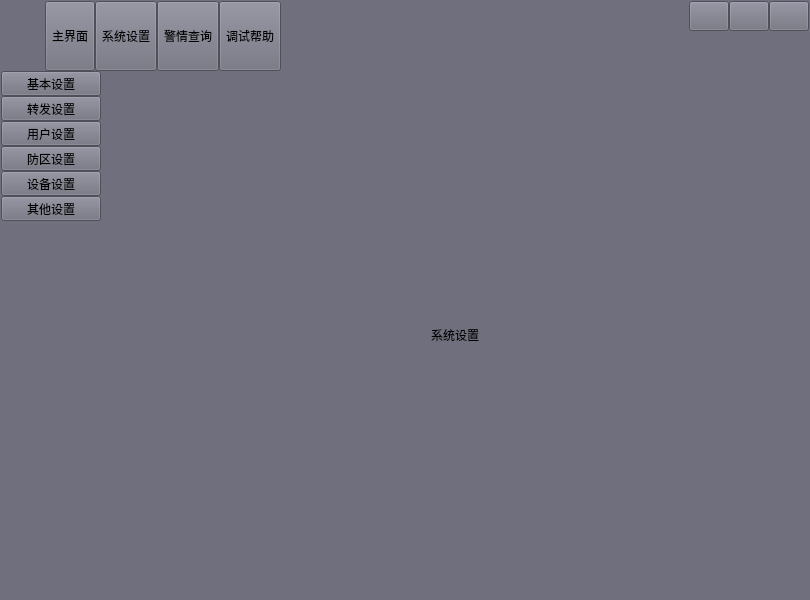
<?xml version="1.0" encoding="UTF-8"?>
<ui version="4.0">
 <class>UIDemo08</class>
 <widget class="QWidget" name="UIDemo08">
  <property name="geometry">
   <rect>
    <x>0</x>
    <y>0</y>
    <width>810</width>
    <height>600</height>
   </rect>
  </property>
  <property name="windowTitle">
   <string>Dialog</string>
  </property>
  <property name="styleSheet">
   <string notr="true">      QWidget {
			 background-color:rgb(111,111,125);
        }</string>
  </property>
  <property name="sizeGripEnabled" stdset="0">
   <bool>false</bool>
  </property>
  <layout class="QVBoxLayout" name="verticalLayout">
   <property name="spacing">
    <number>0</number>
   </property>
   <property name="leftMargin">
    <number>1</number>
   </property>
   <property name="topMargin">
    <number>1</number>
   </property>
   <property name="rightMargin">
    <number>1</number>
   </property>
   <property name="bottomMargin">
    <number>1</number>
   </property>
   <item>
    <widget class="QWidget" name="widgetTitle" native="true">
     <property name="sizePolicy">
      <sizepolicy hsizetype="Preferred" vsizetype="Fixed">
       <horstretch>0</horstretch>
       <verstretch>0</verstretch>
      </sizepolicy>
     </property>
     <layout class="QHBoxLayout" name="horizontalLayout_2">
      <property name="spacing">
       <number>10</number>
      </property>
      <property name="leftMargin">
       <number>10</number>
      </property>
      <property name="topMargin">
       <number>0</number>
      </property>
      <property name="rightMargin">
       <number>0</number>
      </property>
      <property name="bottomMargin">
       <number>0</number>
      </property>
      <item>
       <widget class="QLabel" name="labIco">
        <property name="text">
         <string/>
        </property>
        <property name="alignment">
         <set>Qt::AlignCenter</set>
        </property>
       </widget>
      </item>
      <item>
       <widget class="QLabel" name="labTitle">
        <property name="styleSheet">
         <string notr="true"/>
        </property>
        <property name="text">
         <string/>
        </property>
        <property name="alignment">
         <set>Qt::AlignLeading|Qt::AlignLeft|Qt::AlignVCenter</set>
        </property>
       </widget>
      </item>
      <item>
       <widget class="QWidget" name="widgetTop" native="true">
        <layout class="QHBoxLayout" name="horizontalLayout_3">
         <property name="spacing">
          <number>0</number>
         </property>
         <property name="leftMargin">
          <number>0</number>
         </property>
         <property name="topMargin">
          <number>0</number>
         </property>
         <property name="rightMargin">
          <number>0</number>
         </property>
         <property name="bottomMargin">
          <number>0</number>
         </property>
         <item>
          <widget class="QToolButton" name="btnMain">
           <property name="sizePolicy">
            <sizepolicy hsizetype="Fixed" vsizetype="Expanding">
             <horstretch>0</horstretch>
             <verstretch>0</verstretch>
            </sizepolicy>
           </property>
           <property name="text">
            <string>主界面</string>
           </property>
           <property name="icon">
            <iconset>
             <normaloff>:/image/main_main.png</normaloff>:/image/main_main.png</iconset>
           </property>
           <property name="toolButtonStyle">
            <enum>Qt::ToolButtonTextUnderIcon</enum>
           </property>
          </widget>
         </item>
         <item>
          <widget class="QToolButton" name="btnConfig">
           <property name="sizePolicy">
            <sizepolicy hsizetype="Fixed" vsizetype="Expanding">
             <horstretch>0</horstretch>
             <verstretch>0</verstretch>
            </sizepolicy>
           </property>
           <property name="text">
            <string>系统设置</string>
           </property>
           <property name="icon">
            <iconset resource="ImageSource.qrc">
             <normaloff>:/image/main_config.png</normaloff>:/image/main_config.png</iconset>
           </property>
           <property name="toolButtonStyle">
            <enum>Qt::ToolButtonTextUnderIcon</enum>
           </property>
          </widget>
         </item>
         <item>
          <widget class="QToolButton" name="btnData">
           <property name="sizePolicy">
            <sizepolicy hsizetype="Fixed" vsizetype="Expanding">
             <horstretch>0</horstretch>
             <verstretch>0</verstretch>
            </sizepolicy>
           </property>
           <property name="text">
            <string>警情查询</string>
           </property>
           <property name="icon">
            <iconset>
             <normaloff>:/image/main_data.png</normaloff>:/image/main_data.png</iconset>
           </property>
           <property name="checked">
            <bool>false</bool>
           </property>
           <property name="toolButtonStyle">
            <enum>Qt::ToolButtonTextUnderIcon</enum>
           </property>
          </widget>
         </item>
         <item>
          <widget class="QToolButton" name="btnHelp">
           <property name="sizePolicy">
            <sizepolicy hsizetype="Fixed" vsizetype="Expanding">
             <horstretch>0</horstretch>
             <verstretch>0</verstretch>
            </sizepolicy>
           </property>
           <property name="styleSheet">
            <string notr="true"/>
           </property>
           <property name="text">
            <string>调试帮助</string>
           </property>
           <property name="icon">
            <iconset>
             <normaloff>:/image/main_person.png</normaloff>:/image/main_person.png</iconset>
           </property>
           <property name="toolButtonStyle">
            <enum>Qt::ToolButtonTextUnderIcon</enum>
           </property>
          </widget>
         </item>
        </layout>
       </widget>
      </item>
      <item>
       <spacer name="horizontalSpacer">
        <property name="orientation">
         <enum>Qt::Horizontal</enum>
        </property>
        <property name="sizeHint" stdset="0">
         <size>
          <width>40</width>
          <height>20</height>
         </size>
        </property>
       </spacer>
      </item>
      <item>
       <widget class="QWidget" name="widgetMenu" native="true">
        <layout class="QGridLayout" name="gridLayout_2">
         <property name="leftMargin">
          <number>0</number>
         </property>
         <property name="topMargin">
          <number>0</number>
         </property>
         <property name="rightMargin">
          <number>0</number>
         </property>
         <property name="bottomMargin">
          <number>0</number>
         </property>
         <property name="spacing">
          <number>0</number>
         </property>
         <item row="1" column="1" colspan="3">
          <spacer name="verticalSpacer">
           <property name="orientation">
            <enum>Qt::Vertical</enum>
           </property>
           <property name="sizeHint" stdset="0">
            <size>
             <width>20</width>
             <height>40</height>
            </size>
           </property>
          </spacer>
         </item>
         <item row="0" column="1">
          <widget class="QPushButton" name="btnMenu_Min">
           <property name="sizePolicy">
            <sizepolicy hsizetype="Minimum" vsizetype="Expanding">
             <horstretch>0</horstretch>
             <verstretch>0</verstretch>
            </sizepolicy>
           </property>
           <property name="minimumSize">
            <size>
             <width>30</width>
             <height>30</height>
            </size>
           </property>
           <property name="cursor">
            <cursorShape>ArrowCursor</cursorShape>
           </property>
           <property name="focusPolicy">
            <enum>Qt::NoFocus</enum>
           </property>
           <property name="toolTip">
            <string>最小化</string>
           </property>
           <property name="text">
            <string/>
           </property>
          </widget>
         </item>
         <item row="0" column="3">
          <widget class="QPushButton" name="btnMenu_Close">
           <property name="sizePolicy">
            <sizepolicy hsizetype="Minimum" vsizetype="Expanding">
             <horstretch>0</horstretch>
             <verstretch>0</verstretch>
            </sizepolicy>
           </property>
           <property name="minimumSize">
            <size>
             <width>30</width>
             <height>30</height>
            </size>
           </property>
           <property name="cursor">
            <cursorShape>ArrowCursor</cursorShape>
           </property>
           <property name="focusPolicy">
            <enum>Qt::NoFocus</enum>
           </property>
           <property name="toolTip">
            <string>关闭</string>
           </property>
           <property name="text">
            <string/>
           </property>
          </widget>
         </item>
         <item row="0" column="2">
          <widget class="QPushButton" name="btnMenu_Max">
           <property name="sizePolicy">
            <sizepolicy hsizetype="Minimum" vsizetype="Expanding">
             <horstretch>0</horstretch>
             <verstretch>0</verstretch>
            </sizepolicy>
           </property>
           <property name="minimumSize">
            <size>
             <width>30</width>
             <height>30</height>
            </size>
           </property>
           <property name="focusPolicy">
            <enum>Qt::NoFocus</enum>
           </property>
           <property name="text">
            <string/>
           </property>
          </widget>
         </item>
        </layout>
       </widget>
      </item>
     </layout>
    </widget>
   </item>
   <item>
    <widget class="QStackedWidget" name="stackedWidget">
     <property name="styleSheet">
      <string notr="true"/>
     </property>
     <property name="currentIndex">
      <number>1</number>
     </property>
     <widget class="QWidget" name="page1">
      <layout class="QHBoxLayout" name="horizontalLayout">
       <property name="spacing">
        <number>0</number>
       </property>
       <property name="leftMargin">
        <number>0</number>
       </property>
       <property name="topMargin">
        <number>0</number>
       </property>
       <property name="rightMargin">
        <number>0</number>
       </property>
       <property name="bottomMargin">
        <number>0</number>
       </property>
       <item>
        <widget class="QWidget" name="widgetLeftMain" native="true">
         <property name="maximumSize">
          <size>
           <width>90</width>
           <height>16777215</height>
          </size>
         </property>
         <layout class="QVBoxLayout" name="verticalLayout_2">
          <property name="spacing">
           <number>0</number>
          </property>
          <property name="leftMargin">
           <number>0</number>
          </property>
          <property name="topMargin">
           <number>0</number>
          </property>
          <property name="rightMargin">
           <number>0</number>
          </property>
          <property name="bottomMargin">
           <number>0</number>
          </property>
          <item>
           <widget class="QToolButton" name="tbtnMain1">
            <property name="sizePolicy">
             <sizepolicy hsizetype="Expanding" vsizetype="Fixed">
              <horstretch>0</horstretch>
              <verstretch>0</verstretch>
             </sizepolicy>
            </property>
            <property name="text">
             <string>视频监控</string>
            </property>
           </widget>
          </item>
          <item>
           <widget class="QToolButton" name="tbtnMain2">
            <property name="sizePolicy">
             <sizepolicy hsizetype="Expanding" vsizetype="Fixed">
              <horstretch>0</horstretch>
              <verstretch>0</verstretch>
             </sizepolicy>
            </property>
            <property name="text">
             <string>地图监控</string>
            </property>
           </widget>
          </item>
          <item>
           <widget class="QToolButton" name="tbtnMain3">
            <property name="sizePolicy">
             <sizepolicy hsizetype="Expanding" vsizetype="Fixed">
              <horstretch>0</horstretch>
              <verstretch>0</verstretch>
             </sizepolicy>
            </property>
            <property name="text">
             <string>设备监控</string>
            </property>
           </widget>
          </item>
          <item>
           <spacer name="verticalSpacer_2">
            <property name="orientation">
             <enum>Qt::Vertical</enum>
            </property>
            <property name="sizeHint" stdset="0">
             <size>
              <width>20</width>
              <height>471</height>
             </size>
            </property>
           </spacer>
          </item>
         </layout>
        </widget>
       </item>
       <item>
        <widget class="QLabel" name="lab1">
         <property name="sizePolicy">
          <sizepolicy hsizetype="Expanding" vsizetype="Expanding">
           <horstretch>0</horstretch>
           <verstretch>0</verstretch>
          </sizepolicy>
         </property>
         <property name="text">
          <string/>
         </property>
         <property name="alignment">
          <set>Qt::AlignCenter</set>
         </property>
        </widget>
       </item>
      </layout>
     </widget>
     <widget class="QWidget" name="page2">
      <layout class="QHBoxLayout" name="horizontalLayout_4">
       <property name="spacing">
        <number>0</number>
       </property>
       <property name="leftMargin">
        <number>0</number>
       </property>
       <property name="topMargin">
        <number>0</number>
       </property>
       <property name="rightMargin">
        <number>0</number>
       </property>
       <property name="bottomMargin">
        <number>0</number>
       </property>
       <item>
        <widget class="QWidget" name="widgetLeftConfig" native="true">
         <property name="maximumSize">
          <size>
           <width>100</width>
           <height>16777215</height>
          </size>
         </property>
         <layout class="QVBoxLayout" name="verticalLayout_3">
          <property name="spacing">
           <number>0</number>
          </property>
          <property name="leftMargin">
           <number>0</number>
          </property>
          <property name="topMargin">
           <number>0</number>
          </property>
          <property name="rightMargin">
           <number>0</number>
          </property>
          <property name="bottomMargin">
           <number>0</number>
          </property>
          <item>
           <widget class="QToolButton" name="tbtnConfig1">
            <property name="sizePolicy">
             <sizepolicy hsizetype="Expanding" vsizetype="Fixed">
              <horstretch>0</horstretch>
              <verstretch>0</verstretch>
             </sizepolicy>
            </property>
            <property name="text">
             <string>基本设置</string>
            </property>
           </widget>
          </item>
          <item>
           <widget class="QToolButton" name="tbtnConfig2">
            <property name="sizePolicy">
             <sizepolicy hsizetype="Expanding" vsizetype="Fixed">
              <horstretch>0</horstretch>
              <verstretch>0</verstretch>
             </sizepolicy>
            </property>
            <property name="text">
             <string>转发设置</string>
            </property>
           </widget>
          </item>
          <item>
           <widget class="QToolButton" name="tbtnConfig3">
            <property name="sizePolicy">
             <sizepolicy hsizetype="Expanding" vsizetype="Fixed">
              <horstretch>0</horstretch>
              <verstretch>0</verstretch>
             </sizepolicy>
            </property>
            <property name="text">
             <string>用户设置</string>
            </property>
           </widget>
          </item>
          <item>
           <widget class="QToolButton" name="tbtnConfig4">
            <property name="sizePolicy">
             <sizepolicy hsizetype="Expanding" vsizetype="Fixed">
              <horstretch>0</horstretch>
              <verstretch>0</verstretch>
             </sizepolicy>
            </property>
            <property name="text">
             <string>防区设置</string>
            </property>
           </widget>
          </item>
          <item>
           <widget class="QToolButton" name="tbtnConfig5">
            <property name="sizePolicy">
             <sizepolicy hsizetype="Expanding" vsizetype="Fixed">
              <horstretch>0</horstretch>
              <verstretch>0</verstretch>
             </sizepolicy>
            </property>
            <property name="text">
             <string>设备设置</string>
            </property>
           </widget>
          </item>
          <item>
           <widget class="QToolButton" name="tbtnConfig6">
            <property name="sizePolicy">
             <sizepolicy hsizetype="Expanding" vsizetype="Fixed">
              <horstretch>0</horstretch>
              <verstretch>0</verstretch>
             </sizepolicy>
            </property>
            <property name="text">
             <string>其他设置</string>
            </property>
           </widget>
          </item>
          <item>
           <spacer name="verticalSpacer_3">
            <property name="orientation">
             <enum>Qt::Vertical</enum>
            </property>
            <property name="sizeHint" stdset="0">
             <size>
              <width>20</width>
              <height>417</height>
             </size>
            </property>
           </spacer>
          </item>
         </layout>
        </widget>
       </item>
       <item>
        <widget class="QLabel" name="lab2">
         <property name="sizePolicy">
          <sizepolicy hsizetype="Expanding" vsizetype="Expanding">
           <horstretch>0</horstretch>
           <verstretch>0</verstretch>
          </sizepolicy>
         </property>
         <property name="text">
          <string>系统设置</string>
         </property>
         <property name="alignment">
          <set>Qt::AlignCenter</set>
         </property>
        </widget>
       </item>
      </layout>
     </widget>
     <widget class="QWidget" name="page3">
      <layout class="QVBoxLayout" name="verticalLayout_5">
       <item>
        <widget class="QLabel" name="lab3">
         <property name="text">
          <string>警情查询</string>
         </property>
         <property name="alignment">
          <set>Qt::AlignCenter</set>
         </property>
        </widget>
       </item>
      </layout>
     </widget>
     <widget class="QWidget" name="page4">
      <layout class="QVBoxLayout" name="verticalLayout_4">
       <item>
        <widget class="QLabel" name="lab4">
         <property name="text">
          <string>调试帮助</string>
         </property>
         <property name="alignment">
          <set>Qt::AlignCenter</set>
         </property>
        </widget>
       </item>
      </layout>
     </widget>
    </widget>
   </item>
  </layout>
 </widget>
 <resources>
  <include location="ImageSource.qrc"/>
 </resources>
 <connections/>
</ui>
